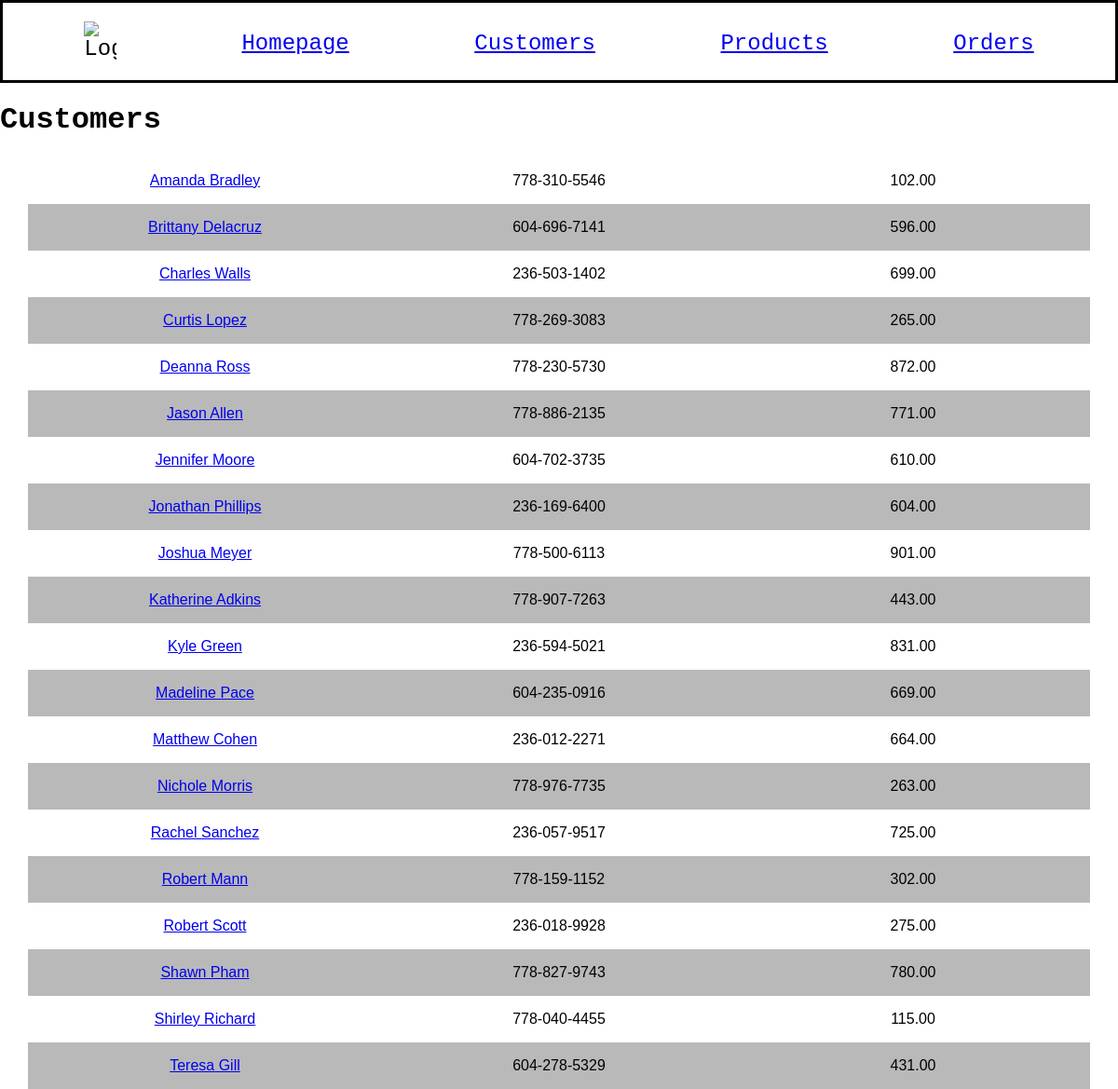
The page /customers on the database as committed earlier.
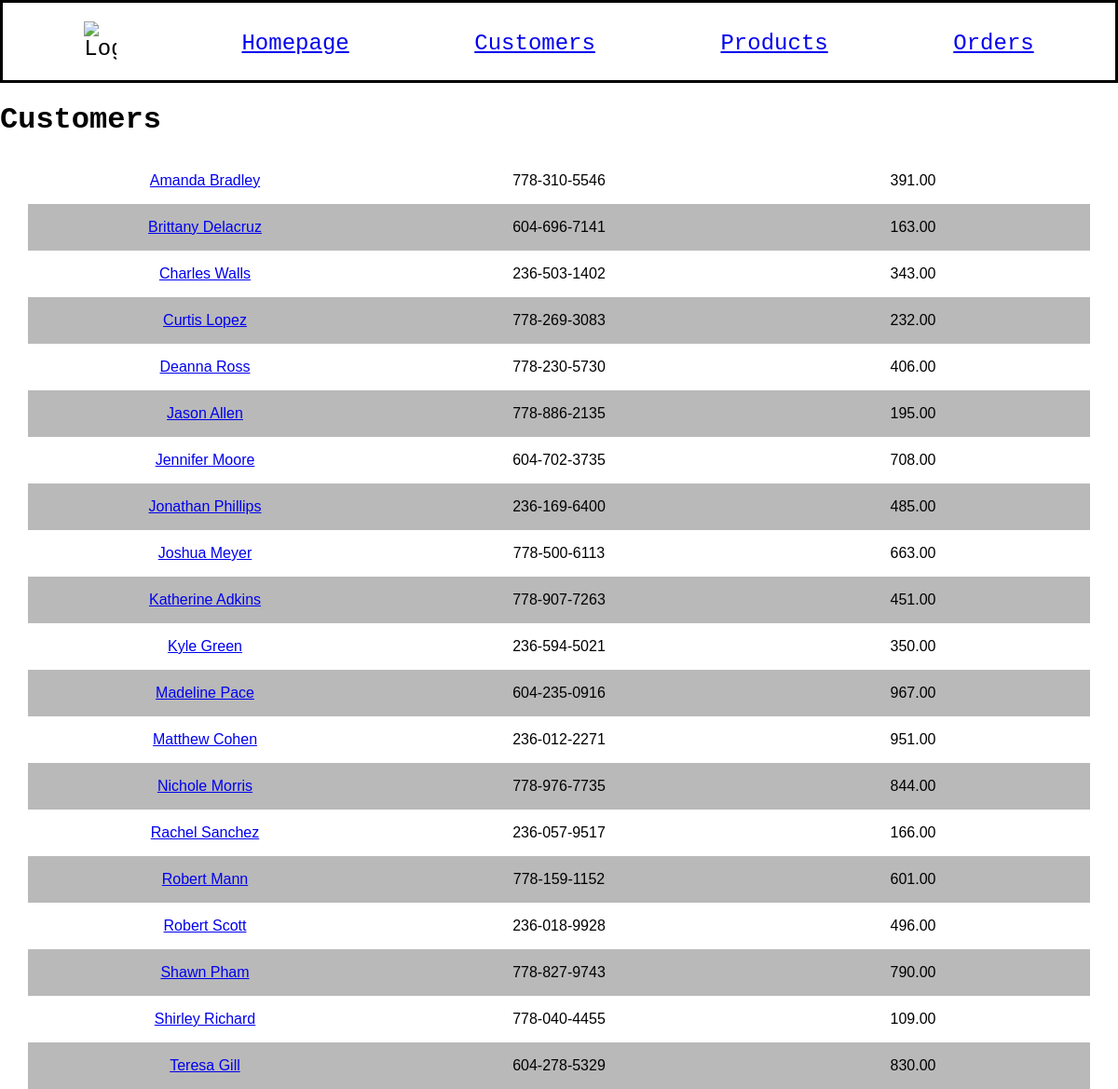
The same page on the database as committed later.
### models.py (models this page shows, shortened)
class Customer(db.Model):
    id = mapped_column(Integer, primary_key=True, unique=True, autoincrement=True)
    name = mapped_column(String(200), nullable=False, unique=True)
    phone = mapped_column(String(20), nullable=False)
    balance = mapped_column(Numeric(10,2), nullable=False, default=0)
    orders = relationship("Order", back_populates="customer")

### app.py (the view)
@app.route("/customers")
def customers():
    statement = select(Customer).order_by(Customer.name)
    records = db.session.execute(statement)
    app_data = records.scalars()
    print(statement)
    return render_template("customers.html", customers=app_data)

### templates/customers.html
{% extends "base.html" %}
{% block content %}
<h1>Customers</h1>
{% for customer in customers %}
<div class="spreadsheet">
    <div>
        <a href="{{url_for('customer_detail', customer_id=customer.id)}}">{{ customer.name }}</a>
    </div>
    <div>
        <p class="info">{{ customer.phone }}</p>
    </div>
    <div>
        <p class="info">{{ customer.balance }}</p>
    </div>
</div>
{% endfor %}
{% endblock %}

Rows that differ between the two databases and show on the page:
changed Customer "Amanda Bradley": balance "102.00" → "391.00"
changed Customer "Brittany Delacruz": balance "596.00" → "163.00"
changed Customer "Charles Walls": balance "699.00" → "343.00"
changed Customer "Curtis Lopez": balance "265.00" → "232.00"
changed Customer "Deanna Ross": balance "872.00" → "406.00"
changed Customer "Jason Allen": balance "771.00" → "195.00"
changed Customer "Jennifer Moore": balance "610.00" → "708.00"
changed Customer "Jonathan Phillips": balance "604.00" → "485.00"
changed Customer "Joshua Meyer": balance "901.00" → "663.00"
changed Customer "Katherine Adkins": balance "443.00" → "451.00"
changed Customer "Kyle Green": balance "831.00" → "350.00"
changed Customer "Madeline Pace": balance "669.00" → "967.00"
changed Customer "Matthew Cohen": balance "664.00" → "951.00"
changed Customer "Nichole Morris": balance "263.00" → "844.00"
changed Customer "Rachel Sanchez": balance "725.00" → "166.00"
changed Customer "Robert Mann": balance "302.00" → "601.00"
changed Customer "Robert Scott": balance "275.00" → "496.00"
changed Customer "Shawn Pham": balance "780.00" → "790.00"
changed Customer "Shirley Richard": balance "115.00" → "109.00"
changed Customer "Teresa Gill": balance "431.00" → "830.00"
